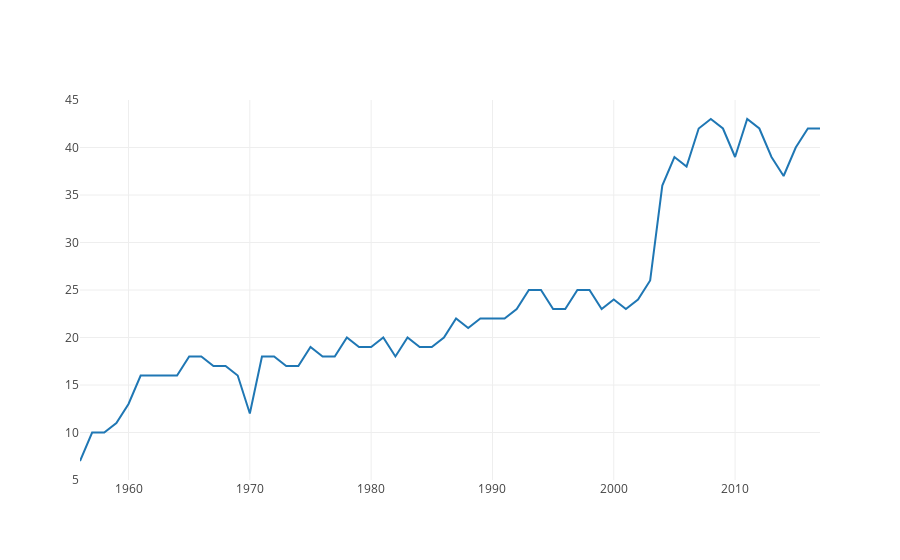

This figure's notebook cell:
### Markdown cell above
A useful Plotly cheatsheet: https://images.plot.ly/plotly-documentation/images/python_cheat_sheet.pdf

### Code cell
data = [
    go.Scatter(
        x=countries['Year'], 
        y=countries['Countries']
    )
]
iplot(data)

### Figure 1 — Plotly figure (JSON) as saved in the notebook; plotly's stock layout.template omitted (floating-point values rounded to 4 significant figures)
{"data": [{"type": "scatter", "uid": "9897a140-63d9-4a5c-9ebc-a02e83858148", "x": [1956, 1957, 1958, 1959, 1960, 1961, 1962, 1963, 1964, 1965, 1966, 1967, 1968, 1969, 1970, 1971, 1972, 1973, 1974, 1975, 1976, 1977, 1978, 1979, 1980, 1981, 1982, 1983, 1984, 1985, 1986, 1987, 1988, 1989, 1990, 1991, 1992, 1993, 1994, 1995, 1996, 1997, 1998, 1999, 2000, 2001, 2002, 2003, 2004, 2005, 2006, 2007, 2008, 2009, 2010, 2011, 2012, 2013, 2014, 2015, 2016, 2017], "y": [7, 10, 10, 11, 13, 16, 16, 16, 16, 18, 18, 17, 17, 16, 12, 18, 18, 17, 17, 19, 18, 18, 20, 19, 19, 20, 18, 20, 19, 19, 20, 22, 21, 22, 22, 22, 23, 25, 25, 23, 23, 25, 25, 23, 24, 23, 24, 26, 36, 39, 38, 42, 43, 42, 39, 43, 42, 39, 37, 40, 42, 42]}], "layout": {}}
